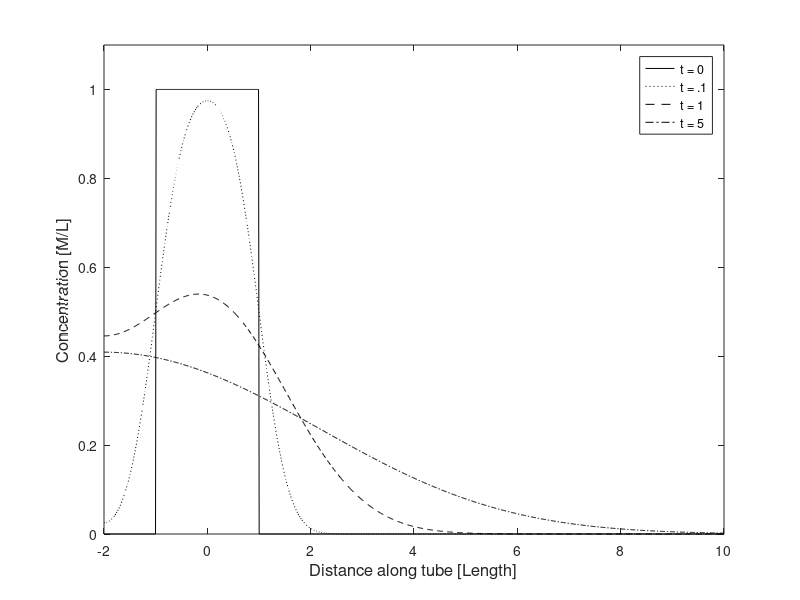

Here is the MATLAB script that generated this plot:
M = 1;                                           % Initial mass of polutant
L = 1;
x = linspace(-2*L,10,1000);				  % range of x values for plot data
C0 = M/2/L;
D = 1;										  % Diffusion coefficient
t = [0,.1,1,5];
Cul = 1.1;
C = zeros(4,length(x));

for i=1:length(t)
	C(i,:) = -C0*(erf((x-L)/sqrt(4*D*t(i)))-erf((x+L)/sqrt(4*D*t(i))))...
			-C0*(erf((x+3*L)/sqrt(4*D*t(i)))-erf((x+5*L)/sqrt(4*D*t(i))));
end

plot(x,C(1,:),'k',x,C(2,:),'k:',x,C(3,:),'k--',x,C(4,:),'k-.');			  % plot data
axis([min(x) max(x) 0 Cul]);		 % set axis limits
xlabel('Distance along tube [Length]','FontSize',12);
ylabel('Concentration [M/L]','FontSize',12);
%title('Concentration profile over time','FontSize',14);
legend('t = 0','t = .1','t = 1','t = 5')

print('-r600','-depsc','wall1.eps')